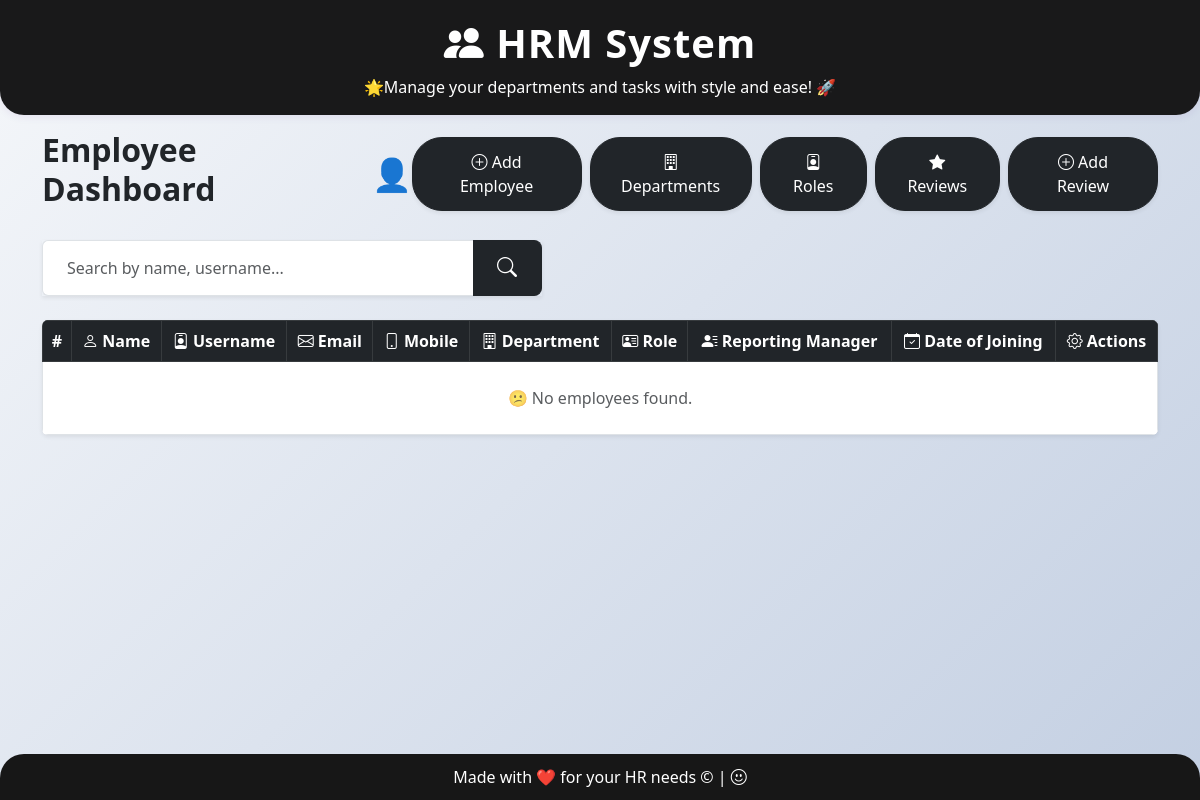
Before: /departments/employees/ (signed in) with the older database file.
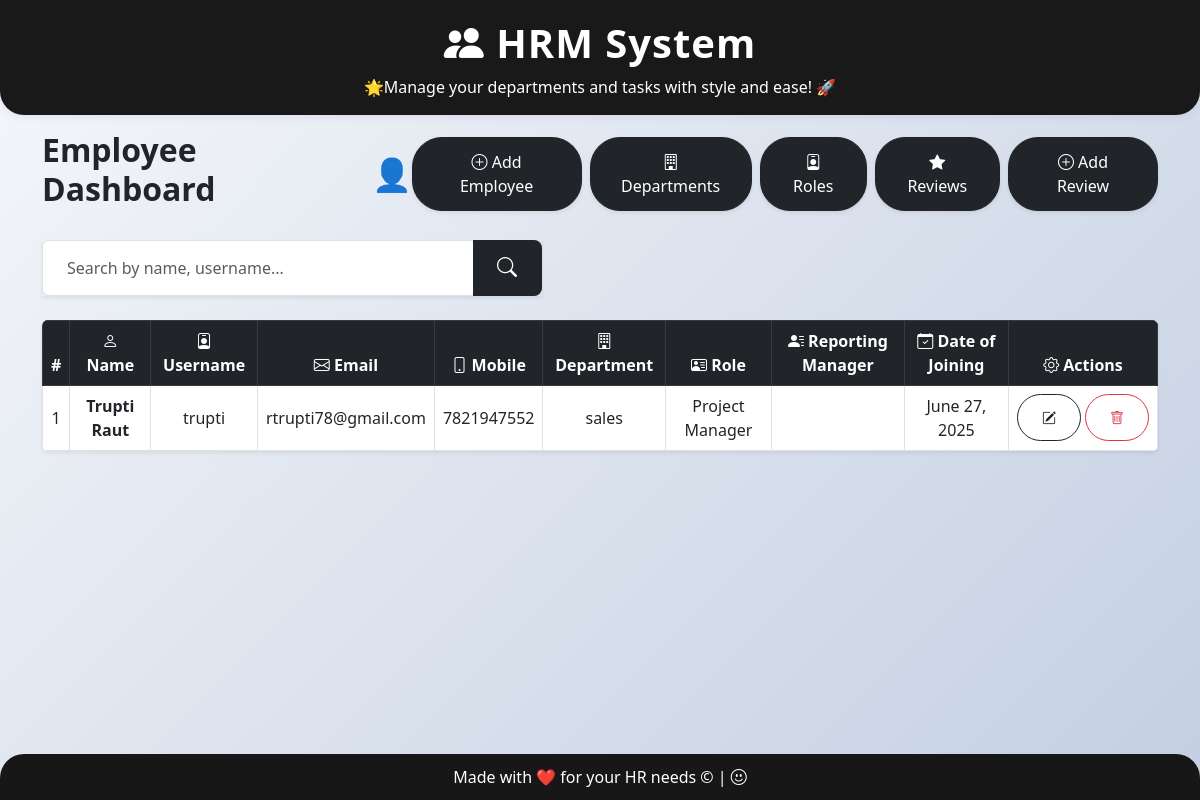
After: the same page with the newer database file.
### department/models.py (models this page shows, shortened)
class Employee(models.Model):
    employee_id = models.AutoField(primary_key=True)
    first_name = models.CharField(max_length=100)
    last_name = models.CharField(max_length=100)
    username = models.CharField(max_length=100, unique=True)
    password = models.CharField(max_length=100)
    email = models.EmailField(max_length=100, unique=True)
    mobile = models.CharField(max_length=100)
    date_of_joining = models.DateField()
    created_at = models.DateTimeField(auto_now_add=True)
    updated_at = models.DateTimeField(auto_now=True)
    dept = models.ForeignKey(Department, null=True, on_delete=models.SET_NULL)
    role = models.ForeignKey(Role, null=True, on_delete=models.SET_NULL)
    reporting_manager = models.ForeignKey('self', null=True, blank=True, on_delete=models.SET_NULL)

class Department(models.Model):
    id = models.BigAutoField(primary_key=True)
    dept_name = models.CharField(max_length=100)
    description = models.CharField(max_length=300)
    created_at = models.DateTimeField(auto_now_add=True)
    updated_at = models.DateTimeField(auto_now=True)
    status = models.BooleanField(default=True)
    def __str__(self):
        return self.dept_name

class Role(models.Model):
    role_id = models.AutoField(primary_key=True)
    role_name = models.CharField(max_length=100, unique=True)
    description = models.CharField(max_length=200)
    created_at = models.DateTimeField(auto_now_add=True)
    updated_at = models.DateTimeField(auto_now=True)
    status = models.BooleanField(default=True)
    department = models.ForeignKey(Department, on_delete=models.CASCADE, related_name='roles', null=True, blank=True)
    def __str__(self):
        return self.role_name

### department/views.py (the view, shortened to what this page needs)
# urls.py: path('employees/', views.employee_dashboard, name='employee_dashboard'),
def employee_dashboard(request):
    if request.user.is_authenticated and request.user.is_superuser:
        employees = Employee.objects.all()
        query = request.GET.get("search", "")
        return render(request, "employee/dashboard.html", {"employees": employees, "search": query})

### templates/employee/dashboard.html (shortened to what the changed rows need)
{% extends "base.html" %}
{% block extra_head %}
<link rel="stylesheet" href="https://cdn.jsdelivr.net/npm/bootstrap-icons@1.10.5/font/bootstrap-icons.css"/>
{% endblock %}
{% block content %}
<div class="d-flex align-items-center justify-content-between mb-4">
  <div class="d-flex align-items-center">
    <h2 class="me-2 text-dark fw-bold">Employee Dashboard</h2>
  </div>
</div>
{% if user.is_authenticated and user.is_superuser %}
  <div class="table-responsive rounded shadow-sm">
    <table class="table table-bordered table-hover align-middle mb-0" style="background-color: #ffffff">
      <thead class="table-dark">
        <tr class="text-center">
          <th>#</th>
          <th><i class="bi bi-person"></i> Name</th>
          <th><i class="bi bi-person-badge"></i> Username</th>
          <th><i class="bi bi-envelope"></i> Email</th>
          <th><i class="bi bi-phone"></i> Mobile</th>
          <th><i class="bi bi-building"></i> Department</th>
          <th><i class="bi bi-person-vcard"></i> Role</th>
          <th><i class="bi bi-person-lines-fill"></i> Reporting Manager</th>
          <th><i class="bi bi-calendar-check"></i> Date of Joining</th>
          <th><i class="bi bi-gear"></i> Actions</th>
        </tr>
      </thead>
      <tbody>
        {% for employee in employees %}
        <tr class="text-center">
          <td class="align-middle">{{ forloop.counter }}</td>
          <td class="fw-semibold text-capitalize text-dark align-middle">{{ employee.first_name }} {{ employee.last_name }}</td>
          <td class="align-middle">{{ employee.username }}</td>
          <td class="align-middle">{{ employee.email }}</td>
          <td class="align-middle">{{ employee.mobile }}</td>
          <td class="align-middle">{{ employee.dept }}</td>
          <td class="align-middle">{{ employee.role }}</td>
          <td class="align-middle">{% if employee.reporting_manager %}{{ employee.reporting_manager.first_name }} {{ employee.reporting_manager.last_name }}{% endif %}</td>
          <td class="align-middle">{{ employee.date_of_joining }}</td>
          <td class="align-middle">
            <div class="d-flex flex-column flex-sm-row justify-content-center gap-1">
              <a href="{% url 'edit_employee' employee.employee_id %}" class="btn btn-sm btn-outline-dark rounded-pill">
                <i class="bi bi-pencil-square"></i>
              </a>
              <a href="{% url 'delete_employee' employee.employee_id %}" class="btn btn-sm btn-outline-danger rounded-pill">
                <i class="bi bi-trash"></i>
              </a>
            </div>
          </td>
        </tr>
        {% empty %}
        <tr>
          <td colspan="10" class="text-center text-muted py-4">😕 No employees found.</td>
        </tr>
        {% endfor %}
      </tbody>
    </table>
  </div>
{% endif %}
{% endblock %}

Changed rows visible on the page:
added Employee: first_name "Trupti", last_name "Raut", username "trupti", email "rtrupti78@gmail.com", mobile "7821947552", dept "sales", role "Project Manager", date_of_joining "June 27, 2025"
Other visible differences:
text no longer shown: "😕 No employees found."
